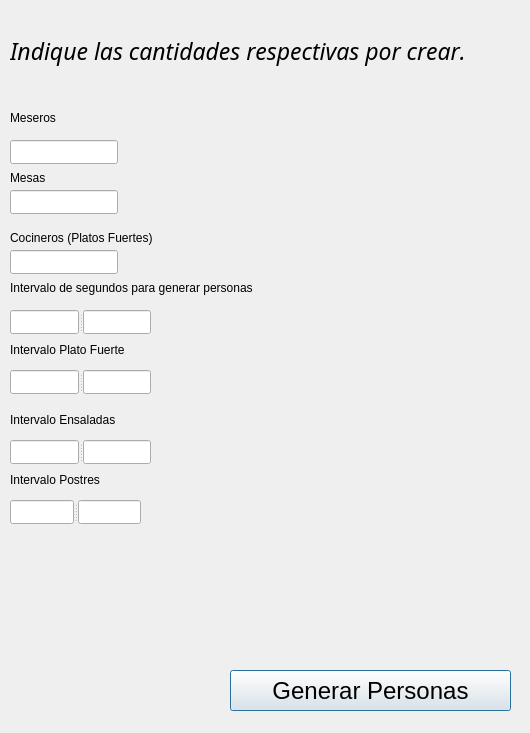
<?xml version="1.0" encoding="UTF-8"?>
<ui version="4.0">
 <class>Dialog</class>
 <widget class="QDialog" name="Dialog">
  <property name="geometry">
   <rect>
    <x>0</x>
    <y>0</y>
    <width>530</width>
    <height>733</height>
   </rect>
  </property>
  <property name="windowTitle">
   <string>Dialog</string>
  </property>
  <widget class="QLabel" name="label_2">
   <property name="geometry">
    <rect>
     <x>10</x>
     <y>230</y>
     <width>171</width>
     <height>16</height>
    </rect>
   </property>
   <property name="text">
    <string>Cocineros (Platos Fuertes)</string>
   </property>
  </widget>
  <widget class="QLabel" name="label_3">
   <property name="geometry">
    <rect>
     <x>10</x>
     <y>280</y>
     <width>271</width>
     <height>16</height>
    </rect>
   </property>
   <property name="text">
    <string>Intervalo de segundos para generar personas</string>
   </property>
  </widget>
  <widget class="QLabel" name="label_6">
   <property name="geometry">
    <rect>
     <x>10</x>
     <y>170</y>
     <width>36</width>
     <height>16</height>
    </rect>
   </property>
   <property name="text">
    <string>Mesas</string>
   </property>
  </widget>
  <widget class="QLineEdit" name="lineaCantMesas">
   <property name="geometry">
    <rect>
     <x>10</x>
     <y>190</y>
     <width>108</width>
     <height>24</height>
    </rect>
   </property>
   <property name="text">
    <string/>
   </property>
  </widget>
  <widget class="QLineEdit" name="lineaCantMeseros">
   <property name="geometry">
    <rect>
     <x>10</x>
     <y>140</y>
     <width>108</width>
     <height>24</height>
    </rect>
   </property>
   <property name="font">
    <font>
     <kerning>false</kerning>
    </font>
   </property>
   <property name="text">
    <string/>
   </property>
  </widget>
  <widget class="QLineEdit" name="lineaCocineros">
   <property name="geometry">
    <rect>
     <x>10</x>
     <y>250</y>
     <width>108</width>
     <height>24</height>
    </rect>
   </property>
   <property name="text">
    <string/>
   </property>
  </widget>
  <widget class="QLabel" name="label">
   <property name="geometry">
    <rect>
     <x>10</x>
     <y>110</y>
     <width>61</width>
     <height>16</height>
    </rect>
   </property>
   <property name="text">
    <string>Meseros</string>
   </property>
  </widget>
  <widget class="QLabel" name="label_4">
   <property name="geometry">
    <rect>
     <x>230</x>
     <y>0</y>
     <width>81</width>
     <height>81</height>
    </rect>
   </property>
   <property name="text">
    <string/>
   </property>
   <property name="pixmap">
    <pixmap>:/imagenes/configuration.png</pixmap>
   </property>
   <property name="scaledContents">
    <bool>false</bool>
   </property>
  </widget>
  <widget class="QLabel" name="label_7">
   <property name="geometry">
    <rect>
     <x>10</x>
     <y>30</y>
     <width>453</width>
     <height>41</height>
    </rect>
   </property>
   <property name="font">
    <font>
     <family>Ubuntu Condensed</family>
     <pointsize>17</pointsize>
     <italic>true</italic>
     <kerning>false</kerning>
    </font>
   </property>
   <property name="text">
    <string>Indique las cantidades respectivas por crear.</string>
   </property>
  </widget>
  <widget class="QPushButton" name="pushButton">
   <property name="geometry">
    <rect>
     <x>230</x>
     <y>670</y>
     <width>281</width>
     <height>41</height>
    </rect>
   </property>
   <property name="font">
    <font>
     <pointsize>18</pointsize>
     <weight>50</weight>
     <bold>false</bold>
     <stylestrategy>PreferAntialias</stylestrategy>
    </font>
   </property>
   <property name="text">
    <string>Generar Personas</string>
   </property>
  </widget>
  <widget class="QLabel" name="label_12">
   <property name="geometry">
    <rect>
     <x>10</x>
     <y>340</y>
     <width>131</width>
     <height>20</height>
    </rect>
   </property>
   <property name="text">
    <string>Intervalo Plato Fuerte</string>
   </property>
  </widget>
  <widget class="QLabel" name="label_13">
   <property name="geometry">
    <rect>
     <x>10</x>
     <y>410</y>
     <width>111</width>
     <height>20</height>
    </rect>
   </property>
   <property name="text">
    <string>Intervalo Ensaladas</string>
   </property>
  </widget>
  <widget class="QLabel" name="label_14">
   <property name="geometry">
    <rect>
     <x>10</x>
     <y>470</y>
     <width>101</width>
     <height>20</height>
    </rect>
   </property>
   <property name="text">
    <string>Intervalo Postres</string>
   </property>
  </widget>
  <widget class="QSplitter" name="splitter_4">
   <property name="geometry">
    <rect>
     <x>10</x>
     <y>500</y>
     <width>131</width>
     <height>24</height>
    </rect>
   </property>
   <property name="orientation">
    <enum>Qt::Horizontal</enum>
   </property>
   <widget class="QLineEdit" name="IntervaloPostres1">
    <property name="text">
     <string/>
    </property>
   </widget>
   <widget class="QLineEdit" name="IntervaloPostres2">
    <property name="text">
     <string/>
    </property>
   </widget>
  </widget>
  <widget class="QSplitter" name="splitter_3">
   <property name="geometry">
    <rect>
     <x>10</x>
     <y>440</y>
     <width>141</width>
     <height>24</height>
    </rect>
   </property>
   <property name="orientation">
    <enum>Qt::Horizontal</enum>
   </property>
   <widget class="QLineEdit" name="Intervalo1Ensalada">
    <property name="text">
     <string/>
    </property>
   </widget>
   <widget class="QLineEdit" name="Intervalo2Ensalada">
    <property name="text">
     <string/>
    </property>
   </widget>
  </widget>
  <widget class="QSplitter" name="splitter_2">
   <property name="geometry">
    <rect>
     <x>10</x>
     <y>370</y>
     <width>141</width>
     <height>24</height>
    </rect>
   </property>
   <property name="orientation">
    <enum>Qt::Horizontal</enum>
   </property>
   <widget class="QLineEdit" name="Intervalo1PlatoFuerte">
    <property name="text">
     <string/>
    </property>
   </widget>
   <widget class="QLineEdit" name="Intervalo2PlatoFuerte">
    <property name="text">
     <string/>
    </property>
   </widget>
  </widget>
  <widget class="QSplitter" name="splitter">
   <property name="geometry">
    <rect>
     <x>10</x>
     <y>310</y>
     <width>141</width>
     <height>24</height>
    </rect>
   </property>
   <property name="orientation">
    <enum>Qt::Horizontal</enum>
   </property>
   <widget class="QLineEdit" name="lineaTiempoGen1">
    <property name="text">
     <string/>
    </property>
   </widget>
   <widget class="QLineEdit" name="lineaTiempoGen2">
    <property name="font">
     <font>
      <stylestrategy>PreferAntialias</stylestrategy>
     </font>
    </property>
    <property name="text">
     <string/>
    </property>
   </widget>
  </widget>
  <widget class="QSplitter" name="splitter_5">
   <property name="geometry">
    <rect>
     <x>10</x>
     <y>550</y>
     <width>461</width>
     <height>16</height>
    </rect>
   </property>
   <property name="orientation">
    <enum>Qt::Horizontal</enum>
   </property>
  </widget>
  <widget class="QLabel" name="label_5">
   <property name="geometry">
    <rect>
     <x>-10</x>
     <y>-10</y>
     <width>541</width>
     <height>861</height>
    </rect>
   </property>
   <property name="text">
    <string/>
   </property>
   <property name="pixmap">
    <pixmap resource="Recursos.qrc">:/Archivos/menuGenerarPersonasa.jpg</pixmap>
   </property>
   <property name="scaledContents">
    <bool>true</bool>
   </property>
  </widget>
  <zorder>label_5</zorder>
  <zorder>splitter_5</zorder>
  <zorder>label_2</zorder>
  <zorder>label_3</zorder>
  <zorder>label_6</zorder>
  <zorder>lineaCantMesas</zorder>
  <zorder>lineaCantMeseros</zorder>
  <zorder>lineaCocineros</zorder>
  <zorder>label</zorder>
  <zorder>label_4</zorder>
  <zorder>label_7</zorder>
  <zorder>pushButton</zorder>
  <zorder>label_12</zorder>
  <zorder>label_13</zorder>
  <zorder>label_14</zorder>
  <zorder>splitter_4</zorder>
  <zorder>splitter_3</zorder>
  <zorder>splitter_2</zorder>
  <zorder>splitter</zorder>
 </widget>
 <tabstops>
  <tabstop>lineaCantMeseros</tabstop>
  <tabstop>lineaCantMesas</tabstop>
  <tabstop>lineaCocineros</tabstop>
  <tabstop>lineaTiempoGen1</tabstop>
  <tabstop>lineaTiempoGen2</tabstop>
  <tabstop>pushButton</tabstop>
 </tabstops>
 <resources>
  <include location="Recursos.qrc"/>
 </resources>
 <connections/>
</ui>
